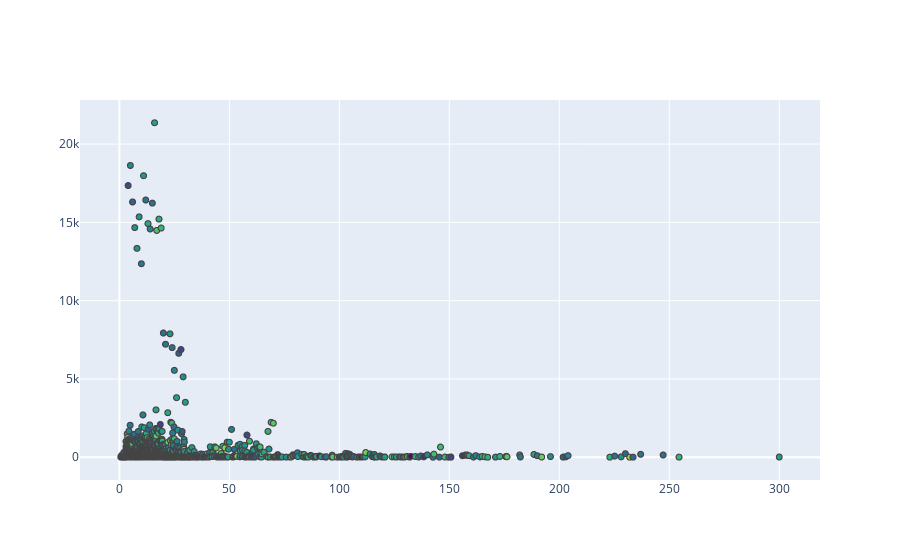

The notebook cell this image was saved under:
### Code cell
# Répartition du CA en fonction du Prix

# group by PRICE et aggrégation sur ID_PROD (count)
CA_price = base_ca.groupby('price')['id_prod'].count()

# représentation graphique
fig = go.Figure(data=go.Scattergl(
x= CA_price.index, 
y = CA_price.values, 
mode='markers', 
marker=dict(
color=np.random.randn(3000), 
colorscale='Viridis',
line_width=1)
))
fig

# CA_price[15.99]

### Figure 1 — Plotly figure (JSON) as saved in the notebook; plotly's stock layout.template omitted (floating-point values rounded to 4 significant figures; data arrays with more than 128 entries replaced by an {"elided": "..."} marker saying what was removed)
{"data": [{"marker": {"color": {"elided": "3000 float values"}, "colorscale": [[0, "#440154"], [0.1111, "#482878"], [0.2222, "#3e4989"], [0.3333, "#31688e"], [0.4444, "#26828e"], [0.5556, "#1f9e89"], [0.6667, "#35b779"], [0.7778, "#6ece58"], [0.8889, "#b5de2b"], [1, "#fde725"]], "line": {"width": 1}}, "mode": "markers", "type": "scattergl", "x": {"elided": "1442 float values"}, "y": {"elided": "1442 int values"}}], "layout": {}}
